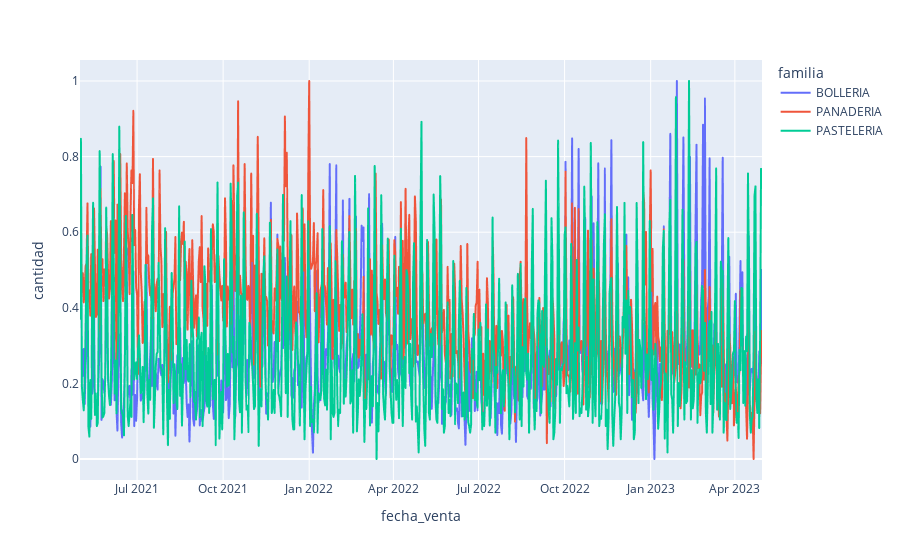

Write notebook code for a chart like this one.
### Code cell
# 8
# Evolución temporal por familia de la variable "cantidad"

scaler = MinMaxScaler()

def normalize(column):
    return scaler.fit_transform(column.values.reshape(-1, 1)).flatten()

group = df.groupby(["familia", pd.Grouper(key="fecha_venta", freq="1D")])["cantidad"].sum().reset_index()
group['cantidad'] = group.groupby('familia')['cantidad'].transform(normalize)
fig = px.line(group, x="fecha_venta", y="cantidad", color="familia")
fig.show()

### Figure 1 — Plotly figure (JSON) as saved in the notebook; plotly's stock layout.template omitted (floating-point values rounded to 4 significant figures; data arrays with more than 128 entries replaced by an {"elided": "..."} marker saying what was removed)
{"data": [{"hovertemplate": "familia=BOLLERIA<br>fecha_venta=%{x}<br>cantidad=%{y}<extra></extra>", "legendgroup": "BOLLERIA", "line": {"color": "#636efa", "dash": "solid"}, "marker": {"symbol": "circle"}, "mode": "lines", "name": "BOLLERIA", "showlegend": true, "type": "scattergl", "x": {"elided": "730 str values"}, "xaxis": "x", "y": {"elided": "730 float values"}, "yaxis": "y"}, {"hovertemplate": "familia=PANADERIA<br>fecha_venta=%{x}<br>cantidad=%{y}<extra></extra>", "legendgroup": "PANADERIA", "line": {"color": "#EF553B", "dash": "solid"}, "marker": {"symbol": "circle"}, "mode": "lines", "name": "PANADERIA", "showlegend": true, "type": "scattergl", "x": {"elided": "730 str values"}, "xaxis": "x", "y": {"elided": "730 float values"}, "yaxis": "y"}, {"hovertemplate": "familia=PASTELERIA<br>fecha_venta=%{x}<br>cantidad=%{y}<extra></extra>", "legendgroup": "PASTELERIA", "line": {"color": "#00cc96", "dash": "solid"}, "marker": {"symbol": "circle"}, "mode": "lines", "name": "PASTELERIA", "showlegend": true, "type": "scattergl", "x": {"elided": "730 str values"}, "xaxis": "x", "y": {"elided": "730 float values"}, "yaxis": "y"}], "layout": {"legend": {"title": {"text": "familia"}, "tracegroupgap": 0}, "margin": {"t": 60}, "xaxis": {"anchor": "y", "domain": [0, 1], "title": {"text": "fecha_venta"}}, "yaxis": {"anchor": "x", "domain": [0, 1], "title": {"text": "cantidad"}}}}
